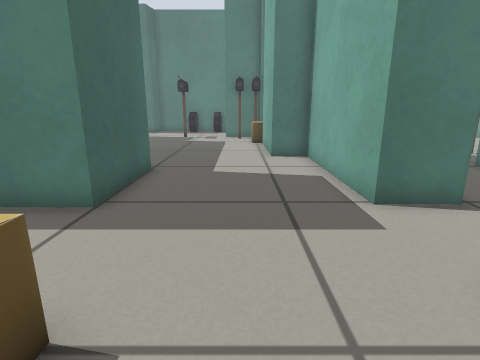
[1] (above)

24 first-person views from a walk through a world built for the Gazebo simulator. The camera is 0.5 m above the floor, tilts 14° down and sees 80° across. Floor lines are 1 m apart. The floor is counted in squares, 0.25 m on a side. Each view is taken from the middle of a square. On the plan, view 1 faces up. The plan holds only what a view shows up to about 16 squares ahead; the rest is blank. Simple patterns stand in for the simulator's built-in surfaces.

[2]
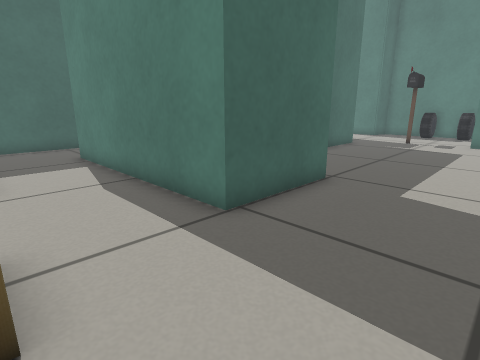

[3]
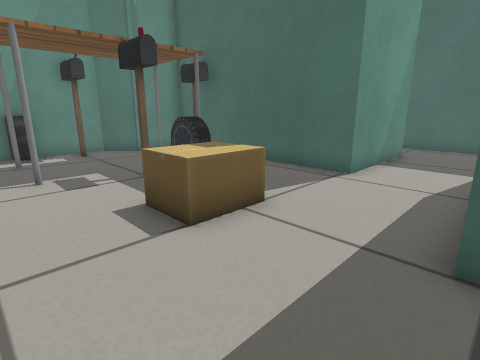

[4]
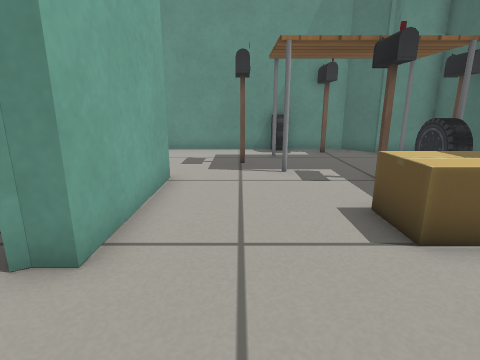

[5]
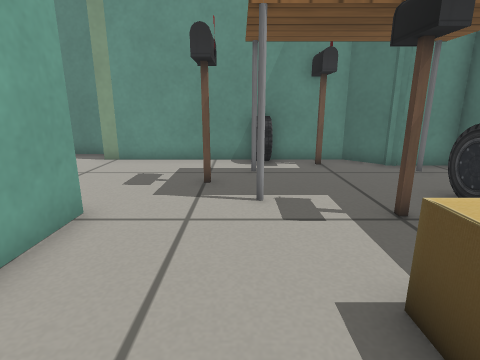

[6]
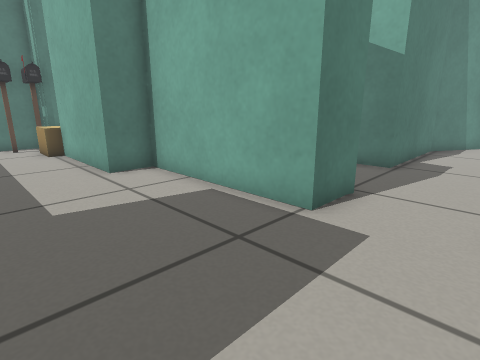

[7]
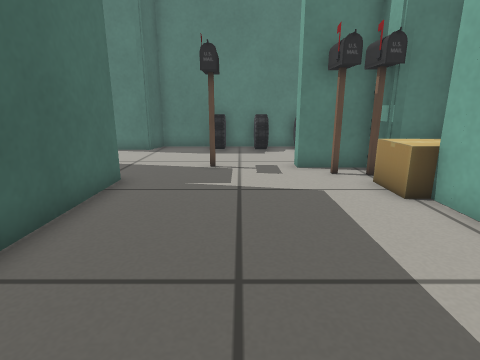

[8]
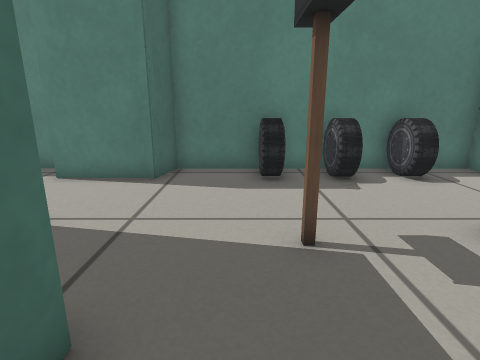

[9]
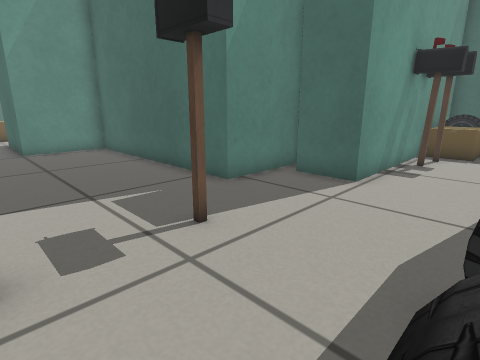

[10]
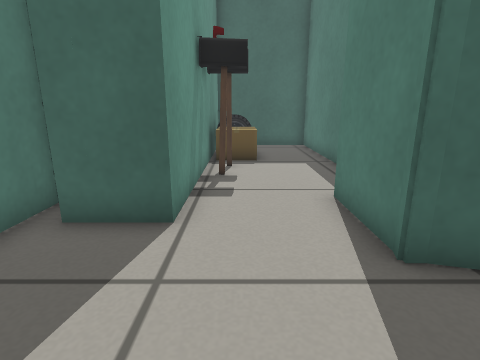

[11]
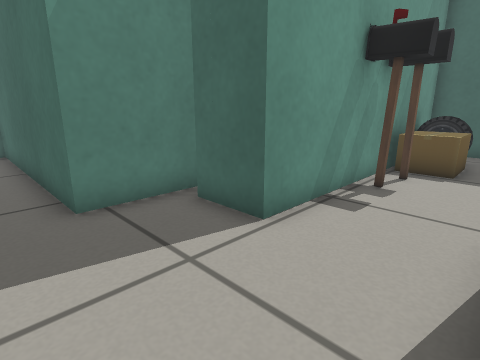

[12]
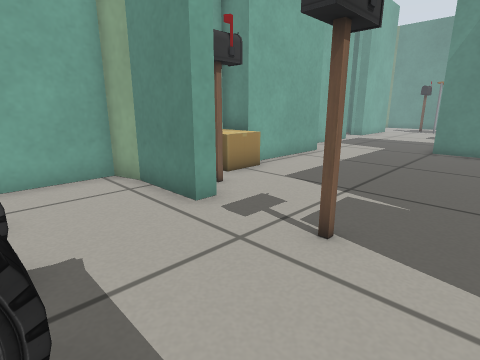

[13]
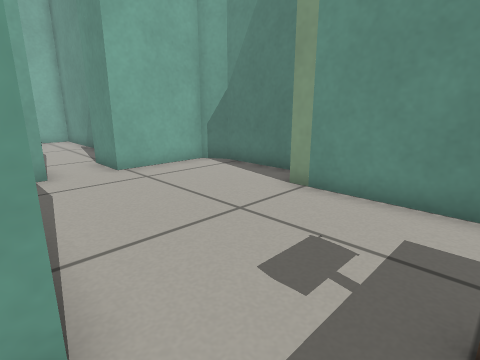

[14]
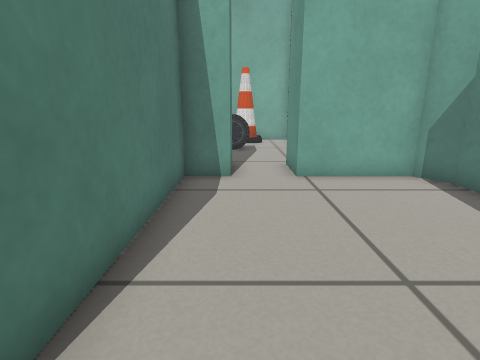

[15]
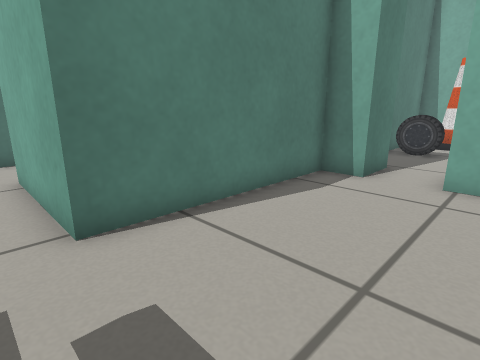

[16]
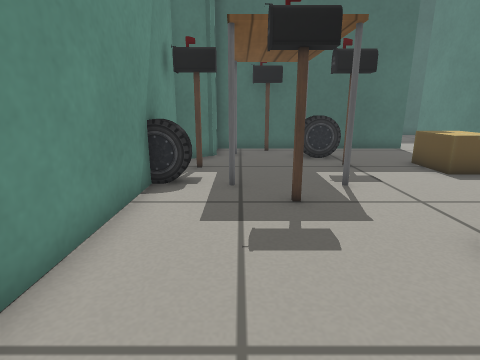

[17]
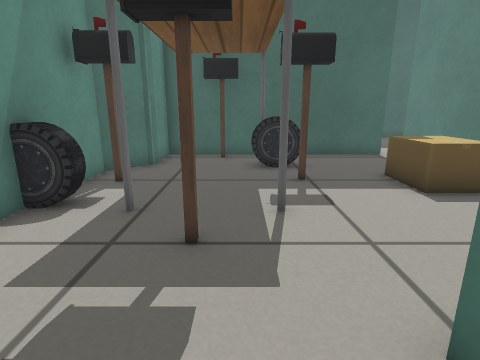

[18]
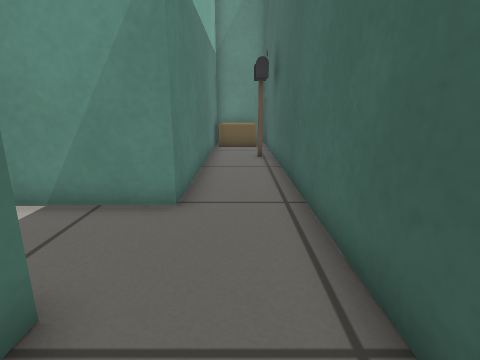

[19]
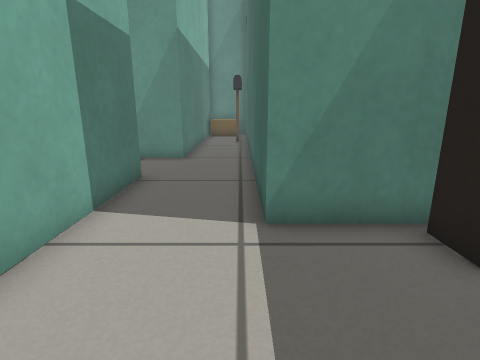

[20]
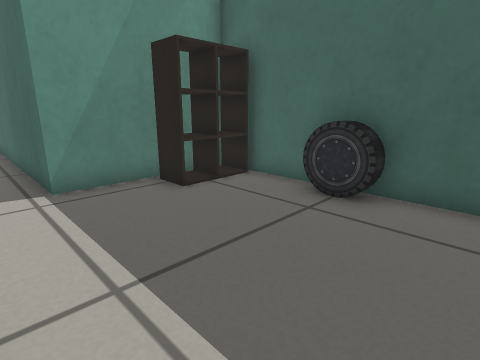

[21]
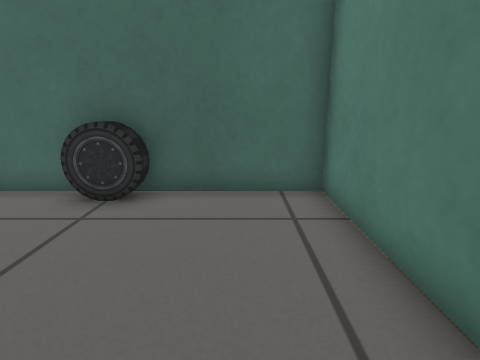

[22]
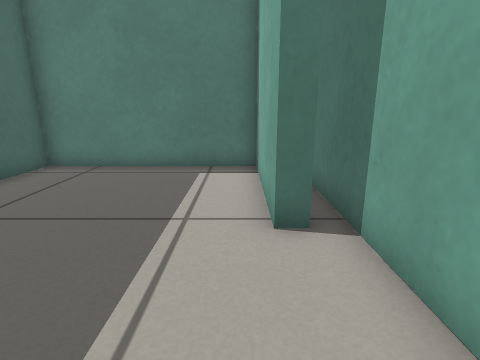

[23]
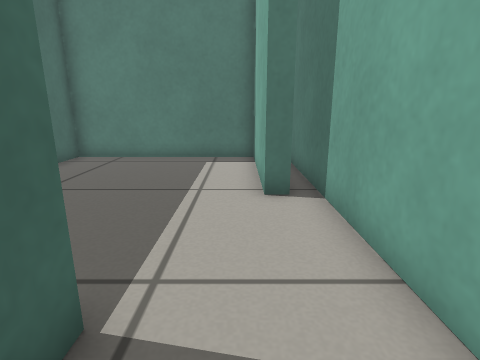

[24]
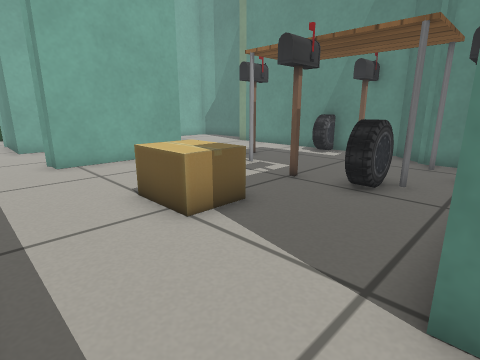

### Floor plan
Points are (right, up) in squares from view 1. A wall is a line through its corners. A room is listed if a view was taken in it or the views show most of it. See-through windows are left out.
Room 1 (views 1, 2, 3, 4, 5, 6, 7, 8, 13, 14, 15, 16, 17, 18, 22, 23, 24)
walls: (4.9, 5.8) (2.9, 5.8) (2.9, 12.2) (1.3, 12.2) (1.3, 16.6); (1.4, 17.2) (2.9, 17.2) (2.9, 17.6); (-15.5, 9.2) (-15.5, -3.4); (10.5, -3.7) (10.5, -2.3) (3.1, -2.3) (3.1, 2.7) (3.8, 2.7); (-12.7, -6.4) (-12.7, 2.2) (-7.7, 2.2) (-7.7, -7.1) (-5.4, -7.1) (-4.1, -8.4) (5.5, -8.4); (6.1, -9.8) (9.5, -9.8) (10.5, -9.2) (10.5, -5.7); (-15.5, -5.4) (-15.5, -6.4); (-10, 19.1) (-6.5, 19.1) (-6.5, 9.7) (-3, 9.7) (-3, 5.7) (-12, 5.7) (-12, 10.4); (1.3, 20.8) (-1, 20.8) (-1, 21.4); (-15.5, -9.2) (-12.7, -9.2); (-8.8, 21.8) (-8.8, 19.7)
ways out: opening at (-5, 21) to room 2; opening at (-13.5, 9.5) to room 3; opening at (3.5, 4.5); opening at (11, -5)
objects: cardboard box (-15, -8) to (-13, -7); postbox (-15, -5) to (-15, -4); postbox (-7, -5) to (-7, -4); table (-6, -6) to (0, -3); car (-5, -3) to (-5, -2); cardboard box (-4, 0) to (-2, 2); postbox (-4, 20) to (-4, 22); postbox (-3, -8) to (-3, -7); postbox (-3, -3) to (-3, -2); car (-1, -8) to (-1, -7); postbox (0, 19) to (0, 20); postbox (1, -5) to (1, -4); cardboard box (1, 17) to (2, 19); postbox (1, 19) to (1, 20)
Room 2 (views 9, 10, 11, 12)
walls: (-1, 21.4) (1.8, 21.4); (1.6, 21.4) (2.9, 21.7) (2.9, 24.4); (2.9, 26.5) (-7.1, 26.5) (-7.5, 25.2) (-10.5, 25.2); (-10.5, 21.8) (-8.8, 21.8)
low walls: (2.9, 26.1) (2.9, 26.5)
ways out: opening at (-5, 21) to room 1; opening at (-9.5, 23.5) to room 4
objects: car (-4, 25) to (-4, 26); car (-2, 25) to (-2, 26); car (0, 25) to (0, 26)
Room 3 (views 19, 20, 21)
walls: (-12.7, 13.5) (-13.4, 13.5) (-13.4, 19) (-20.9, 19) (-20.9, 9.2) (-15.5, 9.2); (-12, 10.4) (-12, 17.9)
low walls: (-20.6, 10.8) (-18.1, 10.8) (-18.1, 9.5)
ways out: opening at (-13.5, 9.5) to room 1
objects: car (-20, 13) to (-20, 15)
Room 4 (no view inside)
walls: (-14.4, 26.5) (-20.2, 26.5) (-20.2, 21.8) (-10.5, 21.8); (-11.2, 26.5) (-11.9, 26.5)
ways out: opening at (-9.5, 23.5) to room 2
objects: car (-18, 23) to (-18, 24); cardboard box (-17, 23) to (-15, 24); postbox (-14, 23); postbox (-13, 23) to (-12, 23)

Where each view was taken, in squares from view 1:
view 1: 0 up, 0 right, facing up
view 2: 2 up, 1 right, facing up-left
view 3: 6 up, 1 right, facing down-left
view 4: 6 up, 1 right, facing down
view 5: 3 up, 0 right, facing down
view 6: 3 up, 2 left, facing up-right
view 7: 11 up, 3 left, facing up
view 8: 17 up, 5 left, facing up
view 9: 25 up, 1 left, facing down-left
view 10: 23 up, 4 left, facing left
view 11: 25 up, 5 left, facing down-left
view 12: 25 up, 6 left, facing down-right
view 13: 2 down, 1 right, facing down-right
view 14: 4 down, 2 right, facing right
view 15: 7 down, 2 right, facing up-right
view 16: 6 down, 7 right, facing left
view 17: 4 down, 5 right, facing left
view 18: 8 up, 14 left, facing down
view 19: 14 up, 15 left, facing down
view 20: 17 up, 14 left, facing down-left
view 21: 17 up, 14 left, facing left
view 22: 9 up, 14 left, facing up
view 23: 7 up, 14 left, facing up
view 24: 5 up, 8 left, facing down-right
